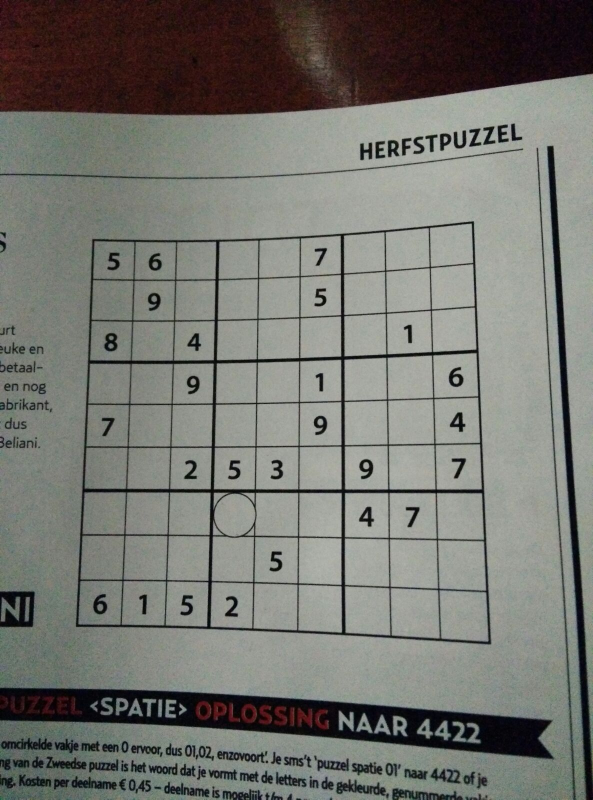
#> input picture raw_sudoku_images/s1.jpeg, 1186 x 1599 px (shown at 1/2 size)
$ python sudoku_solver.py raw_sudoku_images/s1.jpeg   (older library calls are emulated)
#> lines starting #> are read from the running program, lines starting #| are printed output that depends on the picture; after the words box and inside, x2 and y2 are one past the last pixel; in counts of white or black regions, pixels touching at a corner belong together
#> in recognize, image is the input picture: shape (1599, 1186, 3); mean B, G, R 112.5, 118.3, 117.9
### recognize_sudoku.py
import os
import random
import sys

import cv2
import numpy as np
import pytesseract
from PIL import Image

DEBUG = False
DEBUG_FOLDER = 'debug/'

# detect and cut the biggest box in the image
def get_sudoku_box(image):
    edges = cv2.Canny(image, 100, 300, apertureSize=3)
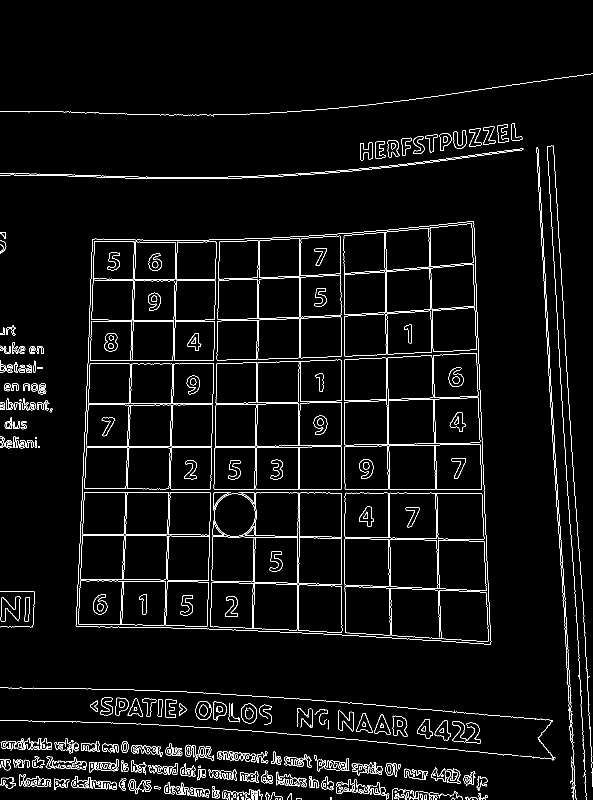
#> edges: shape (1599, 1186) (shown at 1/2 size); 3.6% white in thin lines or dots

    if DEBUG:
        cv2.imwrite(DEBUG_FOLDER + 'canny.jpeg', edges)

    image_2, contours, hierarchy = cv2.findContours(
        edges, cv2.RETR_TREE, cv2.CHAIN_APPROX_SIMPLE)
#> contours = 806 contours, 285 with area under 20; largest, box (x1, y1, x2, y2) and area: (151, 442, 983, 1289) 633020, (151, 442, 983, 1289) 633017, (420, 1072, 684, 1261) 38458, (779, 1078, 978, 1284) 37141, (515, 477, 683, 719) 25510

    boxes = []
    biggest = bx = by = bw = bh = 0

    for cnt in contours:
        x, y, w, h = cv2.boundingRect(cnt)
        if(w*h) > biggest:
            bc = cnt
            biggest = w*h
            bx = x
            by = y
            bw = w
            bh = h
#> this loop made 806 passes
#> (x, y, w, h, bc, biggest, bx, by) on pass 1: (944, 1597, 3, 2, [[944, 1597], [944, 1598], [946, 1598], [945, 1598]], 6, 944, 1597)
#> after the loop, bc = contour of 454 points, box (x1, y1, x2, y2) (151, 442, 983, 1289), area 633020; bh = 847; biggest = 704704; bw = 832; bx = 151; by = 442

    if biggest == 0:
        raise Exception('sudoku box was not found')

    sudokubox = image[by:by+bh, bx:bx+bw]
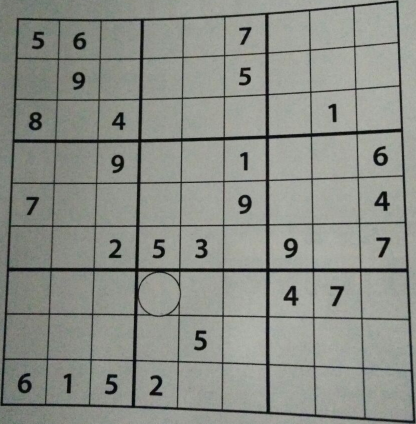
#> sudokubox: shape (847, 832, 3) (shown at 1/2 size); mean B, G, R 135, 141.6, 138.6
    if DEBUG:
        cv2.imwrite(DEBUG_FOLDER + 'sudokubox.jpeg', sudokubox)
    return sudokubox

# get houghlines in the sudokubox
def get_sudoku_lines(sudokubox):
    gray = cv2.cvtColor(sudokubox,cv2.COLOR_BGR2GRAY)
    canny = cv2.Canny(gray, 50, 150, apertureSize=3)
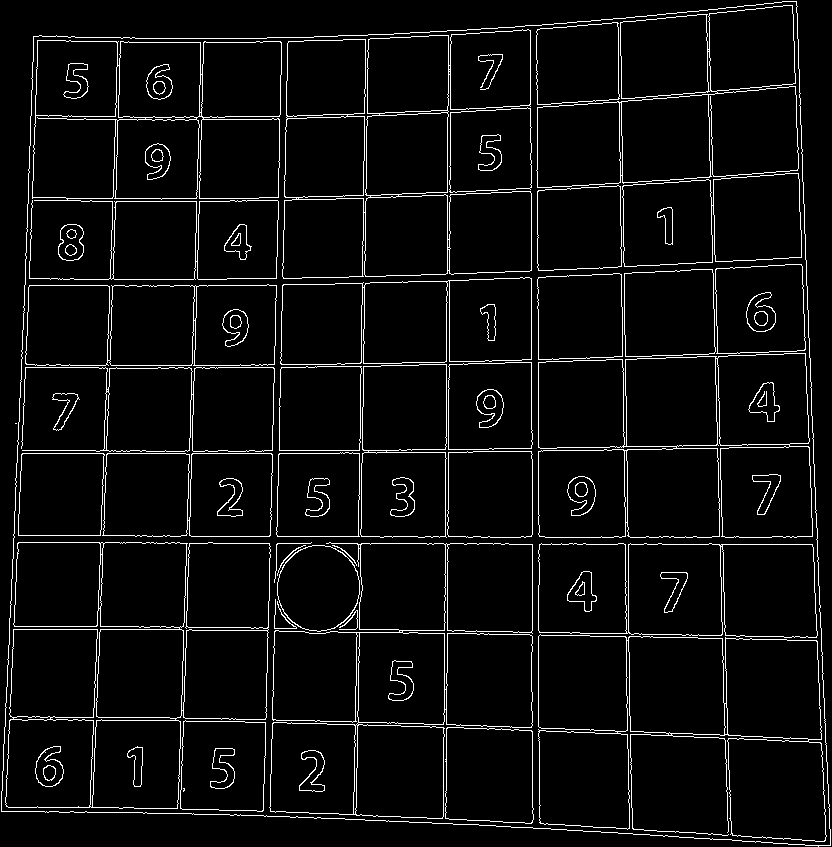
#> canny: shape (847, 832); 5% white in thin lines or dots

    lin = []

    lines = cv2.HoughLines(canny,1,np.pi/180,200)
#> lines = 60 rows, first 8: [119, 0.0349], [367, 0.0175], [122, 0.0349], [625, 1.59], [538, 0], [457, 1.55], [536, 1.57], [205, 0.0349]
    for line in lines:
        rho,theta = line[0]
        a = np.cos(theta)
        b = np.sin(theta)
        x0 = a*rho
        y0 = b*rho
        x1 = int(x0 + 1000*(-b))
        y1 = int(y0 + 1000*(a))
        x2 = int(x0 - 1000*(-b))
        y2 = int(y0 - 1000*(a))
        lin.append([x1, y1, x2, y2])
#> this loop made 60 passes
#> (rho, theta, a, b, x0, y0, x1, y1) on passes 1 to 8: (119, 0.0349, 0.999, 0.0349, 118.9, 4.15, 84, 1003), (367, 0.0175, 1, 0.0175, 366.9, 6.41, 349, 1006), (122, 0.0349, 0.999, 0.0349, 121.9, 4.26, 87, 1003), (625, 1.59, -0.0175, 1, -10.91, 624.9, -1010, 607), (538, 0, 1, 0, 538, 0, 538, 1000), (457, 1.55, 0.0175, 1, 7.98, 456.9, -991, 474), (536, 1.57, -4.37e-08, 1, -2.34e-05, 536, -1000, 535), (205, 0.0349, 0.999, 0.0349, 204.9, 7.15, 169, 1006)

    return lin

# divide into horizontal and vertical lines and transforme lines to inside
# the image
def split_lines(lines, sudokubox):
    horizontal_lines = []
    vertical_lines = []

    for l in lines:
        x1, y1, x2, y2 = l
        dx = abs(x1-x2)
        dy = abs(y1-y2)
        if dx > dy:
            dx = (x1-x2)
            dy = (y1-y2)
            if dx == 0:
                rate = 0
            else:
                rate = float(dy)/float(dx)
            y1 = int(y1 - x1*rate)
            x1 = 0
            # which is the right size?
            y2 = int(y1 + sudokubox.shape[1]*rate)
            x2 = sudokubox.shape[1]
            horizontal_lines.append([x1, y1, x2, y2])

        else:
            dx = (x1-x2)
            dy = (y1-y2)
            if dx == 0:
                rate = 0
            else:
                rate = float(dx)/float(dy)
            x1 = int(x1 - y1*rate)
            y1 = 0
            # which is the right size?
            x2 = int(x1 + sudokubox.shape[0]*rate)
            y2 = sudokubox.shape[0]
            vertical_lines.append([x1, y1, x2, y2])
#> this loop made 60 passes
#> l on passes 1 to 8: [84, 1003, 153, -995], [349, 1006, 384, -993], [87, 1003, 156, -995], [-1010, 607, 988, 642], [538, 1000, 538, -1000], [-991, 474, 1007, 439], [-1000, 535, 999, 536], [169, 1006, 239, -992]

    return [horizontal_lines, vertical_lines]

# put lines into groups that belong to the same line
def group_lines(horizontal_lines, vertical_lines, sudokubox):

    horizontal_lines.sort(key=lambda x: x[1])
    prev = (horizontal_lines[0][1] + horizontal_lines[1][1])/2
    average = 0

    for hl in horizontal_lines:
        x1, y1, x2, y2 = hl
        average = average + abs(prev-((y1+y2)/2))
        prev = y1
#> this loop made 38 passes
#> hl on passes 1 to 8: [0, 46, 832, 17], [0, 62, 832, 4], [0, 118, 832, 118], [0, 119, 832, 104], [0, 140, 832, 81], [0, 197, 832, 197], [0, 200, 832, 185], [0, 206, 832, 176]
    average = average/len(horizontal_lines)

    hlinegroups = []
    first = 1
    group = []
    r = g = b = 0
    prev = horizontal_lines[0][1]
    for hl in horizontal_lines:
        x1, y1, x2, y2 = hl
        if abs(prev-y1) < average or first:
            first = 0
            group.append(hl)
        else:
            hlinegroups.append(group)
            group = []
            group.append(hl)
        prev = y1
    hlinegroups.append(group)

    vertical_lines.sort(key=lambda x: x[0])
    prev = vertical_lines[0][0]
    average = 0

    for vl in vertical_lines:
        x1, y1, x2, y2 = vl
        average = average + abs(prev-((x1+x2)/2))
        prev = x1
#> this loop made 22 passes
#> vl on passes 1 to 8: [34, 0, 5, 847], [38, 0, 8, 847], [42, 0, -2, 847], [118, 0, 88, 847], [121, 0, 91, 847], [204, 0, 174, 847], [207, 0, 177, 847], [286, 0, 271, 847]
    average = average/len(vertical_lines)

    vlinegroups = []
    first = 1
    prev = vertical_lines[0][0]
    group = []
    for vl in vertical_lines:
        x1, y1, x2, y2 = vl
        if abs(prev-x1) < average or first:
            first = 0
            group.append(vl)
        else:
            vlinegroups.append(group)
            group = []

            group.append(vl)
        prev = x1
    vlinegroups.append(group)

    return [hlinegroups, vlinegroups]

# take the average line of a group of lines
def average_line_groups(groups):
    lines = []
    # average lines of linegroups
    for group in groups:
        totals = [sum(x) for x in zip(*group)]
        size = float(len(group))
        line = [int(total / size) for total in totals]
        lines.append(line)
#> this loop made 10 passes
#> group on passes 1, 2, 7, 8: [[0, 46, 832, 17], [0, 62, 832, 4]], [[0, 118, 832, 118], [0, 119, 832, 104], [0, 140, 832, 81]], [[0, 535, 832, 535], [0, 542, 832, 542]], [[0, 622, 832, 636], [0, 624, 832, 638], [0, 628, 832, 628]]
#> the loop in average_line_groups (call 2), `for group in groups:` made 10 passes
#> group on passes 1 to 7: [[34, 0, 5, 847], [38, 0, 8, 847], [42, 0, -2, 847]], [[118, 0, 88, 847], [121, 0, 91, 847]], [[204, 0, 174, 847], [207, 0, 177, 847]], [[286, 0, 271, 847]], [[366, 0, 351, 847], [368, 0, 353, 847]], [[447, 0, 447, 847], [452, 0, 437, 847], [454, 0, 439, 847]], [[531, 0, 531, 847], [538, 0, 538, 847]]

    return lines

# function to draw lines on the image with a random color
# [21 lines left out: functions draw_lines, draw_boxes, not called in this run]

# gives intersection point of 2 lines
def intersect_lines(hline, vline):
    hline = [[hline[0], hline[1]], [hline[2], hline[3]]]
    vline = [[vline[0], vline[1]], [vline[2], vline[3]]]
    xdiff = (hline[0][0] - hline[1][0], vline[0][0] - vline[1][0])
    ydiff = (hline[0][1] - hline[1][1], vline[0][1] - vline[1][1])

    def det(a, b):
        return a[0] * b[1] - a[1] * b[0]

    div = det(xdiff, ydiff)
    if div == 0:
        raise Exception('lines do not intersect')

    d = (det(*hline), det(*vline))
    x = det(d, xdiff) / div
    y = det(d, ydiff) / div
    return [x, y]

# gives box coordinates by horizontal and vertical lines
def get_boxes(horizontal_lines, vertical_lines):
    boxes = []
    for x in range(0,9):
        for y in range(0,9):
            p1 = intersect_lines(horizontal_lines[x], vertical_lines[y])
            p2 = intersect_lines(horizontal_lines[x+1], vertical_lines[y+1])
            boxes.append([p1, p2])
    return boxes

# cut the boxes from the image
def cut_boxes(boxes, sudokubox):
    box_images = []
    for box in boxes:
        p1x, p1y = map(int, box[0])
        p2x, p2y = map(int, box[1])
        box_image = sudokubox[p1y:p2y, p1x:p2x]
        box_images.append(box_image)
#> this loop made 81 passes
#> box on passes 1 to 8: [[35.85, 52.1], [114.7, 121.7]], [[117.3, 47.8], [200.8, 119.2]], [[203.5, 43.24], [283.9, 116.8]], [[285.3, 38.91], [365, 114.5]], [[366.4, 34.62], [449.7, 112]], [[450.6, 30.17], [534, 109.6]], [[534, 25.76], [618.8, 107.2]], [[617.4, 21.35], [707.6, 104.6]]
#> pass 1, in cut_boxes, `box_image = sudokubox[p1y:p2y, p1x:p2x]`:
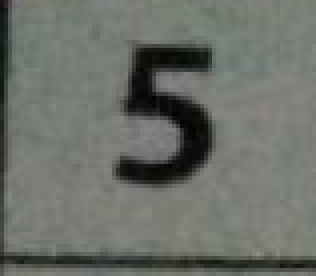
#> box_image: shape (69, 79, 3) (shown 4 times larger); mean B, G, R 104.7, 111.5, 107.4
#> pass 3, in cut_boxes, `box_image = sudokubox[p1y:p2y, p1x:p2x]`:
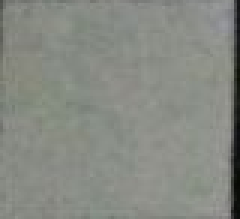
#> box_image: shape (73, 80, 3) (shown 3 times larger); mean B, G, R 131.1, 138.1, 134.8
    return box_images

# get the number image from the box_image
# or return none if there is no number
def subtract_number(box_image, i):
    box_image = cv2.cvtColor(box_image, cv2.COLOR_BGR2GRAY)
    ret, box_image = cv2.threshold(box_image, 90, 255, cv2.THRESH_BINARY)

    w, h = list(box_image.shape)

    middle_x = w/2
    middle_y = h/2

    crop_factor = 0.7

    w *= crop_factor
    h *= crop_factor

    number_image = box_image[
        int(middle_x - w/2) : int(middle_x + w/2),
        int(middle_y - h/2) : int(middle_y + h/2)]

    img_w, img_h = list(number_image.shape)

    edges = cv2.Canny(number_image  , 100, 300, apertureSize=3)

    number_2, contours, hierarchy = cv2.findContours(
        edges, cv2.RETR_TREE, cv2.CHAIN_APPROX_SIMPLE)

    for cnt in contours:
        x, y, w, h = cv2.boundingRect(cnt)

    boxes = []
    biggest = bx = by = bw = bh = 0

    for cnt in contours:
        x, y, w, h = cv2.boundingRect(cnt)
        if(w*h) > biggest:
            bc = cnt
            biggest = w*h
            bx = x
            by = y
            bw = w
            bh = h

    if DEBUG:
        cv2.imwrite(DEBUG_FOLDER + '/numbers/' + str(i) + '.jpg',
                    number_image)

    if biggest < 450:
        return

    return number_image


def make_mock_sudoku(box_images):
    mocksudoku = np.zeros(81)
    number_images = []

    for n, box_image in enumerate(box_images):
        number_image = subtract_number(box_image, n)
        if number_image is not None:
            # set a 1 in the mocksudoku and join number_image to be ocr'ed
            # image
            mocksudoku[n] = 1
            number_images.append(number_image)
#> this loop made 81 passes
#> pass 1, in subtract_number, `ret, box_image = cv2.threshold(box_image, 90, 255, cv2.THRESH_BINARY)`:
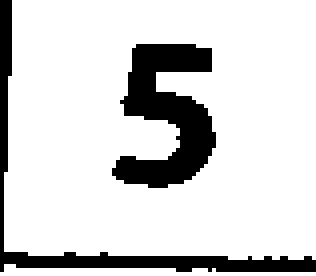
#> box_image: shape (69, 79) (shown 4 times larger); 83.3% white; 2 black regions, box (x1, y1, x2, y2) and area: (28, 11, 54, 47) 522, (0, 0, 79, 68) 387

    return mocksudoku, make_ocr_image(number_images)

# create the image that can be read by tesseract
def make_ocr_image(number_images):
    dimentions = []
    for number_image in number_images:
        dimentions.append(list(number_image.shape))
#> this loop made 26 passes

    h = max([row[0] for row in dimentions])

    ocr_image = np.full((h, 0), 255.0)

    equal_number_images = []
    for number_image in number_images:
        expand = h - number_image.shape[0]
        width = number_image.shape[1]
        if expand % 2:
            expand_upper_half = int(expand/2)
            expand_lower_half = expand_upper_half + 1
        else:
            expand_upper_half = int(expand/2)
            expand_lower_half = expand_upper_half

        upper_extention_image = np.full((expand_lower_half, width), 255.0)
        lower_extention_image = np.full((expand_upper_half, width), 255.0)

        number_image = np.vstack((upper_extention_image, number_image))
        number_image = np.vstack((number_image, lower_extention_image))

        equal_number_images.append(number_image)

    for n, number_image in enumerate(equal_number_images):
        ocr_image = np.concatenate((ocr_image, number_image), axis=1)
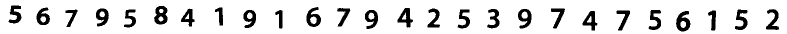
#> ocr_image: shape (67, 1573) float64 (shown at 1/2 size); 87.6% white; 26 black regions, largest, box (x1, y1, x2, y2) and area: (1352, 22, 1381, 63) 697, (308, 12, 335, 49) 665, (613, 14, 642, 54) 621

    return ocr_image

# [8 lines left out: function assemble_sudoku, not called in this run]

def recognize(image_name, expected_numbers = None):
        image = cv2.imread(image_name)
        sudokubox = get_sudoku_box(image)
        lines = get_sudoku_lines(sudokubox)
        h, v = split_lines(lines, sudokubox)
        hg, vg = group_lines(h, v, sudokubox)
        hl = average_line_groups(hg)
        vl = average_line_groups(vg)

        boxes = get_boxes(hl, vl)

        if len(boxes) != 81:
            raise Exception('not 81 boxes')

        box_images = cut_boxes(boxes, sudokubox)

        if DEBUG:
            for i, bi in enumerate(box_images):
                cv2.imwrite(DEBUG_FOLDER + 'boxes/' + str(i) +'.jpeg',bi)

            draw_lines(lines, sudokubox)
            draw_lines(vl+hl, sudokubox)
            cv2.imwrite(DEBUG_FOLDER + 'lines.jpeg', sudokubox)

            cv2.imwrite(DEBUG_FOLDER + 'boxes.jpeg',draw_boxes(boxes, sudokubox))

        mocksudoku, ocr_image = make_mock_sudoku(box_images)

        if DEBUG:
            cv2.imwrite(DEBUG_FOLDER + 'output_ocr.jpeg', ocr_image)


        # read numbers from ocr_image
        sudoku_digits = pytesseract.image_to_string(
            Image.fromarray(ocr_image.astype(np.uint8)))

        sudoku_digits = list(str(sudoku_digits))

        # assemble the sudoku from numbers and the mock
        sudoku_digits.reverse()
        sudoku = assemble_sudoku(mocksudoku, sudoku_digits)

        if DEBUG:
             sudokubox = draw_boxes(boxes, sudokubox)
             cv2.imwrite('output' + image_name, sudokubox)

        return sudoku

### norvig_sudoku_solver.py
# Solve Every Sudoku Puzzle

# See http://norvig.com/sudoku.html

# Throughout this program we have:
# r is a row,    e.g. 'A'
# c is a column, e.g. '3'
# s is a square, e.g. 'A3'
# d is a digit,  e.g. '9'
# u is a unit,   e.g. ['A1','B1','C1','D1','E1','F1','G1','H1','I1']
# grid is a grid,e.g. 81 non-blank chars, e.g. starting with '.18...7...
# values is a dict of possible values, e.g. {'A1':'12349', 'A2':'8', ...}


def cross(A, B):
    "Cross product of elements in A and elements in B."
    return [a+b for a in A for b in B]

digits = '123456789'
rows = 'ABCDEFGHI'
cols = digits
squares = cross(rows, cols)
unitlist = ([cross(rows, c) for c in cols] +
            [cross(r, cols) for r in rows] +
            [cross(rs, cs)
                for rs in ('ABC', 'DEF', 'GHI')
                for cs in ('123', '456', '789')])
units = dict((s, [u for u in unitlist if s in u])
             for s in squares)
peers = dict((s, set(sum(units[s], []))-set([s]))
             for s in squares)

################ Parse a Grid ################


# [66 lines left out: functions parse_grid, grid_values, assign, eliminate, display, not called in this run]

################ Search ################


def solve(grid):
    return search(parse_grid(grid))


# [19 lines left out: functions search, some, not called in this run]


def from_file(filename, sep='\n'):
    "Parse a file into a list of strings, separated by sep."
    return file(filename).read().strip().split(sep)


# [5 lines left out: function shuffled, not called in this run]

### sudoku_solver.py
import sys
import recognize_sudoku
import norvig_sudoku_solver as nss

# print the sudoku
# [5 lines left out: function print_sudoku, not called in this run]


def main():
	# read imagenames from the command line
	image_names = sys.argv[1:]
	for image_name in image_names:
		sudoku = []
		try:
			sudoku = recognize_sudoku.recognize(image_name)
		except:
			print("unable to read sudoku")
			return
		print('The sudoku that was read from the image')
		print_sudoku(sudoku)
		solved_sudoku = nss.solve(str(sudoku))
		print('The solved sudoku:')
		solved_sudoku = [value for (key, value)
			in sorted(solved_sudoku.items())]
		print_sudoku(solved_sudoku)
main()
#> (the call stopped at in recognize, `sudoku_digits = pytesseract.image_to_string( Image.fromarray(ocr_image..`: pytesseract is not available in this run)
